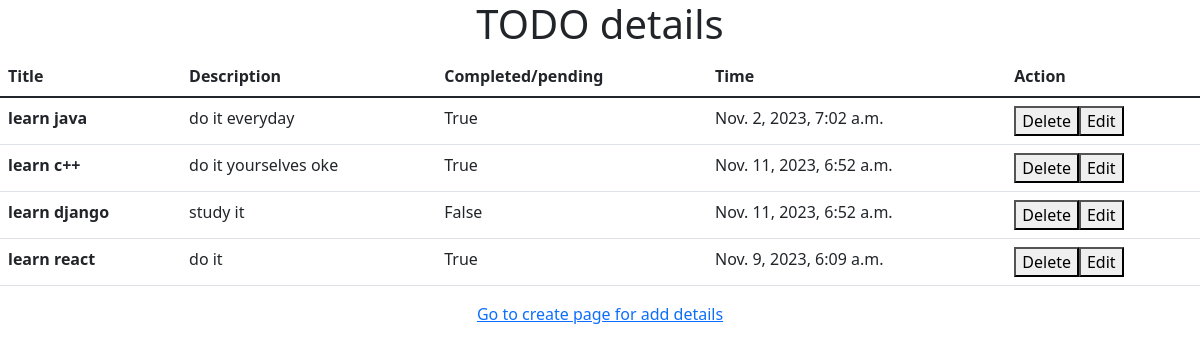
The page / on the database its author committed.
### App/models.py (models this page shows)
class TASK(models.Model):
    title=models.CharField(max_length=200)
    description=models.TextField()
    completed=models.BooleanField()
    created_at=models.DateTimeField()

### App/views.py (the view)
# urls.py: path('',views.index,name='index'),
def index(request):
    db=TASK.objects.all()
    form=Bas_form(request.POST)
    context={}
    context["db"]=db
    context["form"]=form
    return render(request,'index.html',context)

### App/templates/index.html (shortened to what this page needs)
<!doctype html>
<html lang="en">
  <head>
    <link href="https://cdn.jsdelivr.net/npm/bootstrap@5.1.3/dist/css/bootstrap.min.css" rel="stylesheet">
  </head>
  <body>
     <h1 class="text-center"> TODO details</h1>
     <table class="table">
        <thead>
          <tr>
            <th scope="col">Title</th>
            <th scope="col">Description</th>
            <th scope="col">Completed/pending</th>
            <th scope="col">Time</th>
            <th scope="col">Action</th>
          </tr>
        </thead>
        <tbody>
            {% for i in db%}
          <tr>
            <th scope="row">{{i.title}}</th>
            <td>{{i.description}}</td>
            <td>{{i.completed}}</td>
            <td>{{i.created_at}}</td>
            <td><a href="{% url 'delete' i.pk %}"><button name="delete">Delete</button></a><a href="{% url 'edit' i.pk %}"><button name="edit">Edit</button></a></td>
          </tr>
         {% endfor %}
        </tbody>
      </table>
      <a class="text-center" href="{% url 'create' %}"><p>Go to create page for add details<p></a>
  </body>
</html>

### rows shown on the page
TASK: title "learn java", description "do it everyday", completed "True", created_at "Nov. 2, 2023, 7:02 a.m."
TASK: title "learn c++", description "do it yourselves oke", completed "True", created_at "Nov. 11, 2023, 6:52 a.m."
TASK: title "learn django", description "study it", completed "False", created_at "Nov. 11, 2023, 6:52 a.m."
TASK: title "learn react", description "do it", completed "True", created_at "Nov. 9, 2023, 6:09 a.m."
